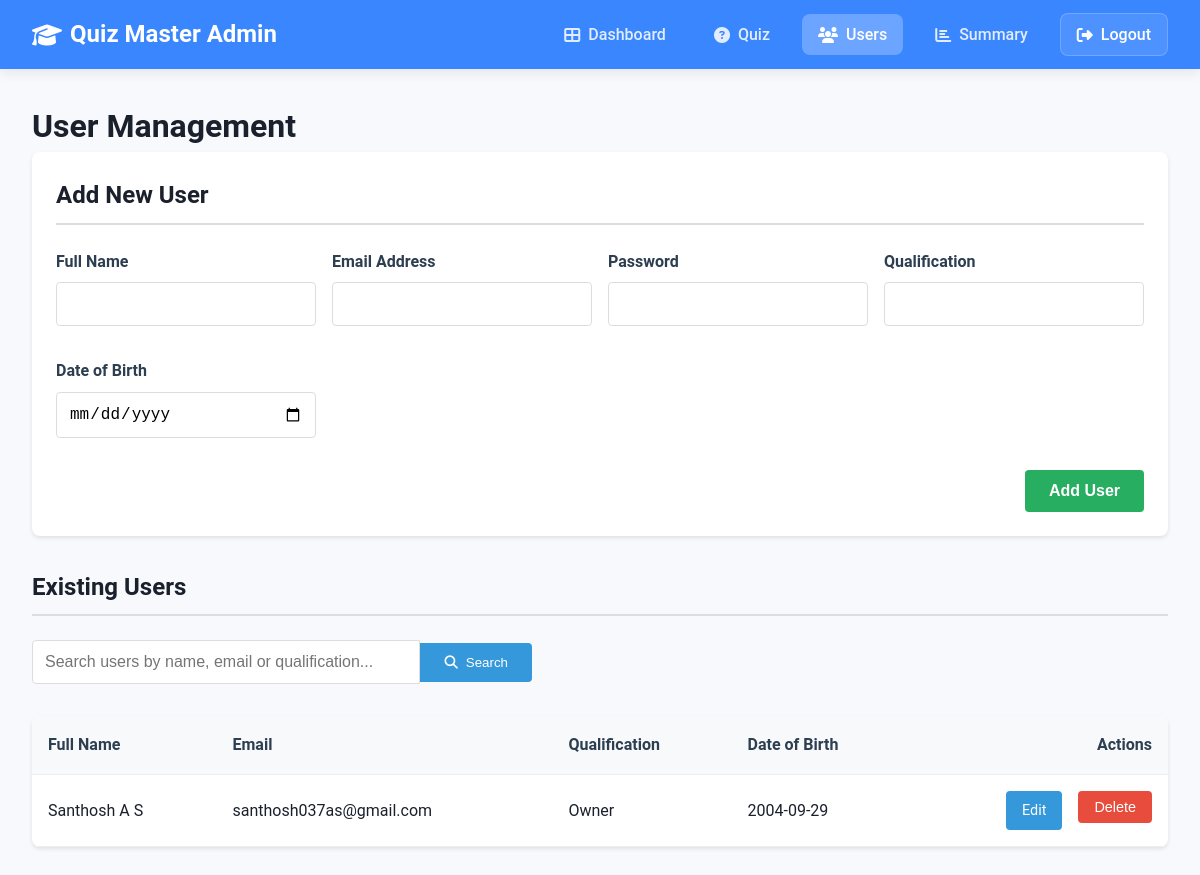
Page /users (signed in) on the earlier database version.
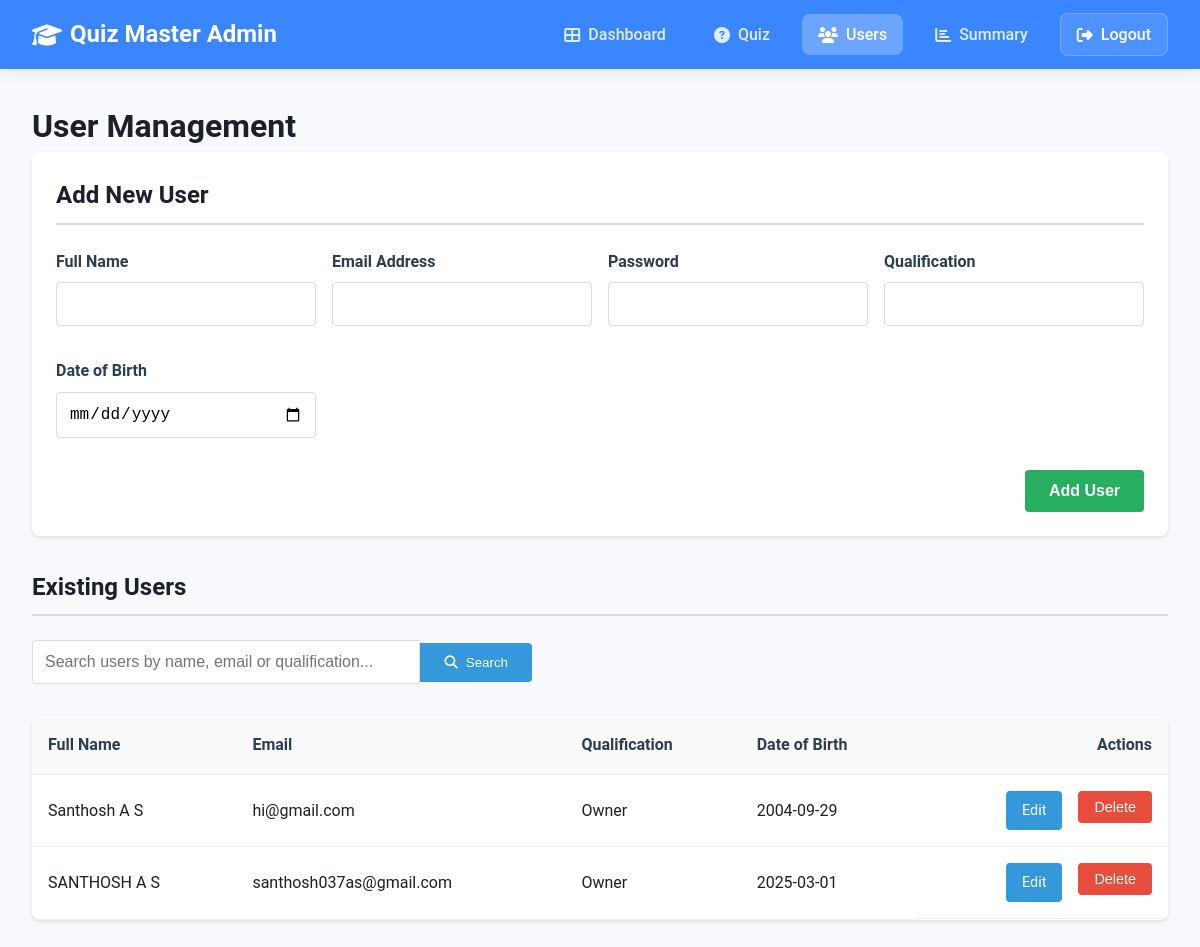
Same page on the later database version.
### app.py (models this page shows, shortened)
class User(db.Model):
    __table_args__ = {'extend_existing': True}
    id = db.Column(db.Integer, primary_key=True)
    email = db.Column(db.String(120), unique=True, nullable=False)
    password = db.Column(db.String(200), nullable=False)
    full_name = db.Column(db.String(100), nullable=False)
    qualification = db.Column(db.String(100), nullable=False)
    dob = db.Column(db.Date, nullable=False)
    is_admin = db.Column(db.Boolean, default=False)
    quiz_attempts = db.relationship('QuizAttempt', back_populates='user', lazy=True)

### app.py (the view)
@app.route('/users')
@admin_required
def users():
    try:
        all_users = User.query.filter(User.id != session['user_id']).all()
        return render_template('admin/users.html', active_page='users', users=all_users)
    except Exception as e:
        flash('Error loading users. Please try again.', 'error')
        return redirect(url_for('admin_dashboard'))

### app.py (called while the page is built)
def get_current_user():
    if 'user_id' in session:
        return User.query.get(session['user_id'])
    return None

@app.context_processor
def utility_processor():
    return dict(current_user=get_current_user())

def admin_required(f):
    @wraps(f)
    def decorated_function(*args, **kwargs):
        if 'user_id' not in session:
            flash('Please login first.', 'error')
            return redirect(url_for('login'))
        user = User.query.get(session['user_id'])
        if not user or not user.is_admin:
            flash('Admin access required.', 'error')
            return redirect(url_for('dashboard'))
        return f(*args, **kwargs)
    return decorated_function

### templates/admin/users.html (shortened to what the changed rows need)
<!DOCTYPE html>
<html lang="en">
<head>
    <link rel="stylesheet" href="https://cdnjs.cloudflare.com/ajax/libs/font-awesome/6.4.0/css/all.min.css">
    <link href="/static/navbar.css" rel="stylesheet">
</head>
<body>
    <main class="users-container">
        <h1>User Management</h1>
        <div class="add-user-card">
            <h2 class="section-title">Add New User</h2>
        </div>
        <h2 class="section-title">Existing Users</h2>
        {% if users %}
        <table class="users-table" id="usersTable">
            <thead>
                <tr>
                    <th>Full Name</th>
                    <th>Email</th>
                    <th>Qualification</th>
                    <th>Date of Birth</th>
                    <th style="text-align: right;">Actions</th>
                </tr>
            </thead>
            <tbody>
                {% for user in users %}
                <tr>
                    <td>{{ user.full_name }}</td>
                    <td>{{ user.email }}</td>
                    <td>{{ user.qualification }}</td>
                    <td>{{ user.dob.strftime('%Y-%m-%d') }}</td>
                    <td class="actions-cell">
                        <a href="{{ url_for('edit_user', user_id=user.id) }}" class="btn btn-edit">Edit</a>
                        <form action="{{ url_for('delete_user', user_id=user.id) }}" method="POST" style="display: inline;">
                            <button type="submit" class="btn btn-delete" onclick="return confirm('Are you sure you want to delete this user?')">
                                Delete
                            </button>
                        </form>
                    </td>
                </tr>
                {% endfor %}
            </tbody>
        </table>
        {% else %}
        <div class="no-users">
            <h3>No users found</h3>
            <p>There are currently no registered users in the system.</p>
        </div>
        {% endif %}
    </main>
</body>
</html>

Differences in the rows shown:
changed User "Santhosh A S": email "santhosh037as@gmail.com" → "hi@gmail.com"
added User: full_name "SANTHOSH A S", email "santhosh037as@gmail.com", qualification "Owner", dob "2025-03-01"
